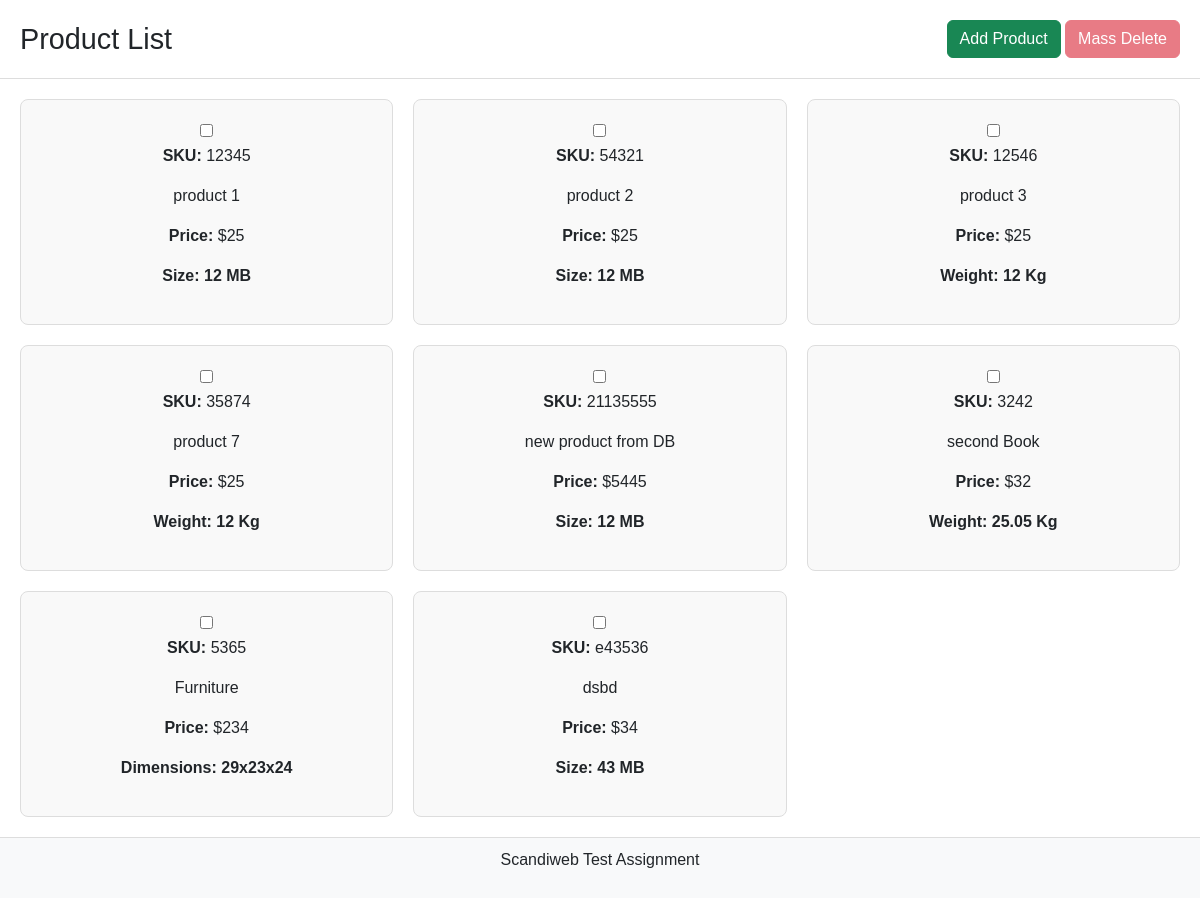
The page / on the database its author committed.
### tables this page shows
CREATE TABLE `products` (
  `id` int(11) NOT NULL,
  `sku` varchar(255) NOT NULL,
  `name` varchar(255) NOT NULL,
  `price` decimal(10,2) NOT NULL,
  `type` enum('DVD','Book','Furniture') NOT NULL,
  `size` int(11) DEFAULT NULL,
  `weight` decimal(10,2) DEFAULT NULL,
  `height` decimal(10,2) DEFAULT NULL,
  `width` decimal(10,2) DEFAULT NULL,
  `length` decimal(10,2) DEFAULT NULL
);

### src/Models/Product.php (called while the page is built, shortened)
<?php
abstract class Product
{
    protected string $sku;
    protected string $name;
    protected float $price;
    public function __construct(string $sku, string $name, float $price)
    {
        $this->sku = $sku;
        $this->name = $name;
        $this->price = $price;
    }
    public function getSku(): string
    {
        return $this->sku;
    }
    public function getName(): string
    {
        return $this->name;
    }
    public function getPrice(): float
    {
        return $this->price;
    }
    public static function getAll(): array
    {
        $db = DatabaseConnection::getInstance();
        $query = "SELECT * FROM products ORDER BY id";
        $stmt = $db->query($query);
        $products = [];
        while ($row = $stmt->fetch()) {
            $products[] = ProductFactory::create($row);
        }
        return $products;
    }
}

### src/Controllers/ProductController.php (called while the page is built, shortened)
<?php
class ProductController
{
    public function listProducts(): array
    {
        return Product::getAll();
    }
}

### src/Models/DVDProduct.php (called while the page is built, shortened)
<?php
class DVDProduct extends Product
{
    private int $size;
    public function __construct(string $sku, string $name, float $price, int $size)
    {
        $this->size = $size;
    }
    public function getAttribute(): string
    {
        return "Size: {$this->size} MB";
    }
}

### src/Models/BookProduct.php (called while the page is built, shortened)
<?php
class BookProduct extends Product
{
    private float $weight;
    public function __construct(string $sku, string $name, float $price, float $weight)
    {
        $this->weight = $weight;
    }
    public function getAttribute(): string
    {
        return "Weight: {$this->weight} Kg";
    }
}

### src/Models/FurnitureProduct.php (called while the page is built, shortened)
<?php
class FurnitureProduct extends Product
{
    private float $height;
    private float $width;
    private float $length;
    public function __construct(string $sku, string $name, float $price, float $height, float $width, float $length)
    {
        $this->height = $height;
        $this->width = $width;
        $this->length = $length;
    }
    public function getAttribute(): string
    {
        return "Dimensions: {$this->height}x{$this->width}x{$this->length}";
    }
}

### src/Views/ProductView.php (the view, shortened to what this page needs)
<?php
class ProductView
{
    public static function renderList(array $products): void
    {
        $basePath = '/scandiweb-task';
        echo '<!DOCTYPE html>
        <html lang="en">
        <head>
            <meta charset="UTF-8">
            <meta name="viewport" content="width=device-width, initial-scale=1.0">
            <title>Product List</title>
            <link href="https://cdn.jsdelivr.net/npm/bootstrap@5.3.0/dist/css/bootstrap.min.css" rel="stylesheet">
            <style>
                body {
                    font-family: Arial, sans-serif;
                    margin: 0;
                    padding: 0;
                }
                .header {
                    display: flex;
                    justify-content: space-between;
                    align-items: center;
                    padding: 20px;
                    background-color: #fff;
                    border-bottom: 1px solid #ddd;
                }
                .header h1 {
                    margin: 0;
                    font-size: 1.8rem;
                }
                .product-list {
                    display: grid;
                    grid-template-columns: repeat(auto-fit, minmax(300px, 1fr));
                    gap: 20px;
                    padding: 20px;
                }
                .product-card {
                    border: 1px solid #ddd;
                    padding: 20px;
                    border-radius: 8px;
                    text-align: center;
                    background-color: #f9f9f9;
                }
                footer {
                    text-align: center;
                    padding: 10px;
                    background-color: #f8f9fa;
                    border-top: 1px solid #ddd;
                }
            </style>
        </head>
        <body>
            <div class="header">
                <h1>Product List</h1>
                <div class="action-buttons">
                    <a href="' . $basePath . '/add-product" class="btn btn-success">Add Product</a>
                    <button id="delete-product-btn" class="btn btn-danger" disabled>Mass Delete</button>
                </div>
            </div>
            <form id="product-list-form" method="POST" action="' . $basePath . '/delete-products">
                <div class="product-list">';
        foreach ($products as $product) {
            echo '<div class="product-card">
                <input type="checkbox" class="delete-checkbox" name="ids[]" value="' . htmlspecialchars($product->getSku()) . '">
                <p><strong>SKU:</strong> ' . htmlspecialchars($product->getSku()) . '</p>
                <p>' . htmlspecialchars($product->getName()) . '</p>
                <p><strong>Price:</strong> $' . htmlspecialchars($product->getPrice()) . '</p>
                <p><strong>' . htmlspecialchars($product->getAttribute()) . '</strong></p>
            </div>';
        }
        echo '</div>
            </form>
            <footer>
                <p>Scandiweb Test Assignment</p>
            </footer>
            <script>
                const deleteButton = document.getElementById("delete-product-btn");
                const checkboxes = document.querySelectorAll(".delete-checkbox");
                checkboxes.forEach(cb => cb.addEventListener("change", () => {
                    const isAnyChecked = Array.from(checkboxes).some(checkbox => checkbox.checked);
                    deleteButton.disabled = !isAnyChecked;
                }));
                deleteButton.addEventListener("click", function () {
                    if (confirm("Are you sure you want to delete the selected products?")) {
                        document.getElementById("product-list-form").submit();
                    }
                });
            </script>
        </body>
        </html>';
    }
}

### public/index.php (shortened to what this page needs)
<?php
$basePath = '/scandiweb-task';
$requestUri = str_replace($basePath, '', parse_url($_SERVER['REQUEST_URI'], PHP_URL_PATH));
$routes = [
    '/' => function () {
        $controller = new ProductController();
        $products = $controller->listProducts();
        ProductView::renderList($products);
    },
    '/add-product' => function () {
        ProductView::renderAddForm();
    },
    '/save-product' => function () {
        $controller = new ProductController();
        $controller->saveProduct($_POST);
        header('Location: /scandiweb-task/');
        exit;
    },
    '/delete-products' => function () {
        $controller = new ProductController();
        $controller->deleteProducts($_POST['ids']);
        header('Location: /scandiweb-task/');
        exit;
    },
];
if (isset($routes[$requestUri])) {
    $routes[$requestUri]();
} else {
    http_response_code(404);
    echo "404 - Page Not Found";
}

### src/Views/ProductView.php (style rules this page uses)
body { font-family: Arial, sans-serif; margin: 0; padding: 0; }
.header { display: flex; justify-content: space-between; align-items: center; padding: 20px; background-color: #fff; border-bottom: 1px solid #ddd; }
.header h1 { margin: 0; font-size: 1.8rem; }
.product-list { display: grid; grid-template-columns: repeat(auto-fit, minmax(300px, 1fr)); gap: 20px; padding: 20px; }
.product-card { border: 1px solid #ddd; padding: 20px; border-radius: 8px; text-align: center; background-color: #f9f9f9; }
footer { text-align: center; padding: 10px; background-color: #f8f9fa; border-top: 1px solid #ddd; }

### rows shown on the page
products: sku "12345", name "product 1", price "25", size "Size: 12 MB"
products: sku "54321", name "product 2", price "25", size "Size: 12 MB"
products: sku "12546", name "product 3", price "25", weight "Weight: 12 Kg"
products: sku "35874", name "product 7", price "25", weight "Weight: 12 Kg"
products: sku "21135555", name "new product from DB", price "5445", size "Size: 12 MB"
products: sku "3242", name "second Book", price "32", weight "Weight: 25.05 Kg"
products: sku "5365", name "Furniture", price "234", $product->getAttribute() "Dimensions: 29x23x24"
products: sku "e43536", name "dsbd", price "34", size "Size: 43 MB"
